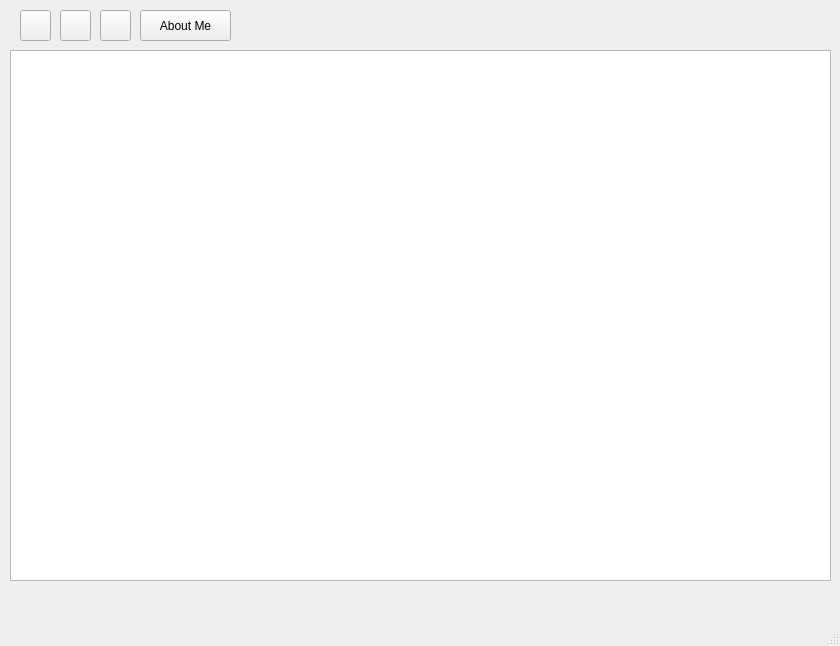
<?xml version="1.0" encoding="UTF-8"?>
<ui version="4.0">
 <class>MainWindow</class>
 <widget class="QMainWindow" name="MainWindow">
  <property name="geometry">
   <rect>
    <x>0</x>
    <y>0</y>
    <width>840</width>
    <height>646</height>
   </rect>
  </property>
  <property name="windowTitle">
   <string>MainWindow</string>
  </property>
  <widget class="QWidget" name="centralwidget">
   <widget class="QTextEdit" name="textEdit">
    <property name="geometry">
     <rect>
      <x>10</x>
      <y>50</y>
      <width>821</width>
      <height>531</height>
     </rect>
    </property>
   </widget>
   <widget class="QPushButton" name="aboutMe">
    <property name="geometry">
     <rect>
      <x>140</x>
      <y>10</y>
      <width>91</width>
      <height>31</height>
     </rect>
    </property>
    <property name="text">
     <string>About Me</string>
    </property>
   </widget>
   <widget class="QPushButton" name="superscript">
    <property name="geometry">
     <rect>
      <x>100</x>
      <y>10</y>
      <width>31</width>
      <height>31</height>
     </rect>
    </property>
    <property name="text">
     <string/>
    </property>
    <property name="icon">
     <iconset resource="icons.qrc">
      <normaloff>:/icons/superscript.png</normaloff>:/icons/superscript.png</iconset>
    </property>
   </widget>
   <widget class="QPushButton" name="subscript">
    <property name="geometry">
     <rect>
      <x>60</x>
      <y>10</y>
      <width>31</width>
      <height>31</height>
     </rect>
    </property>
    <property name="text">
     <string/>
    </property>
    <property name="icon">
     <iconset resource="icons.qrc">
      <normaloff>:/icons/subscript.png</normaloff>:/icons/subscript.png</iconset>
    </property>
   </widget>
   <widget class="QPushButton" name="pushButton">
    <property name="geometry">
     <rect>
      <x>20</x>
      <y>10</y>
      <width>31</width>
      <height>31</height>
     </rect>
    </property>
    <property name="text">
     <string/>
    </property>
    <property name="icon">
     <iconset resource="icons.qrc">
      <normaloff>:/icons/bold.png</normaloff>:/icons/bold.png</iconset>
    </property>
   </widget>
  </widget>
  <widget class="QMenuBar" name="menubar">
   <property name="geometry">
    <rect>
     <x>0</x>
     <y>0</y>
     <width>840</width>
     <height>23</height>
    </rect>
   </property>
  </widget>
  <widget class="QStatusBar" name="statusbar"/>
 </widget>
 <resources>
  <include location="icons.qrc"/>
 </resources>
 <connections/>
</ui>
